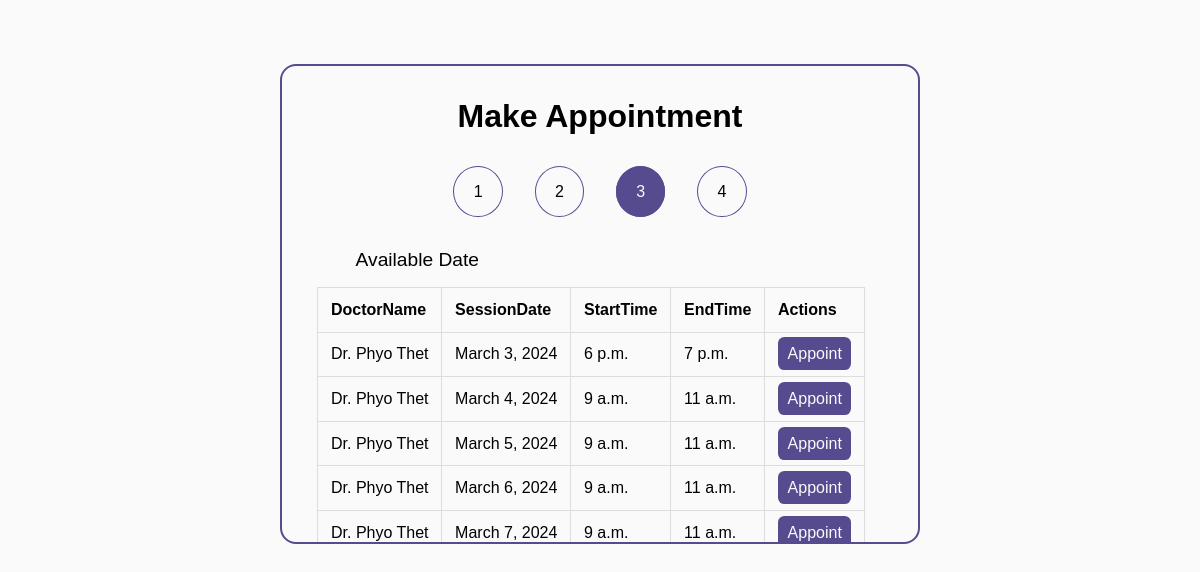
The page /appointment/1/ on the database as committed earlier.
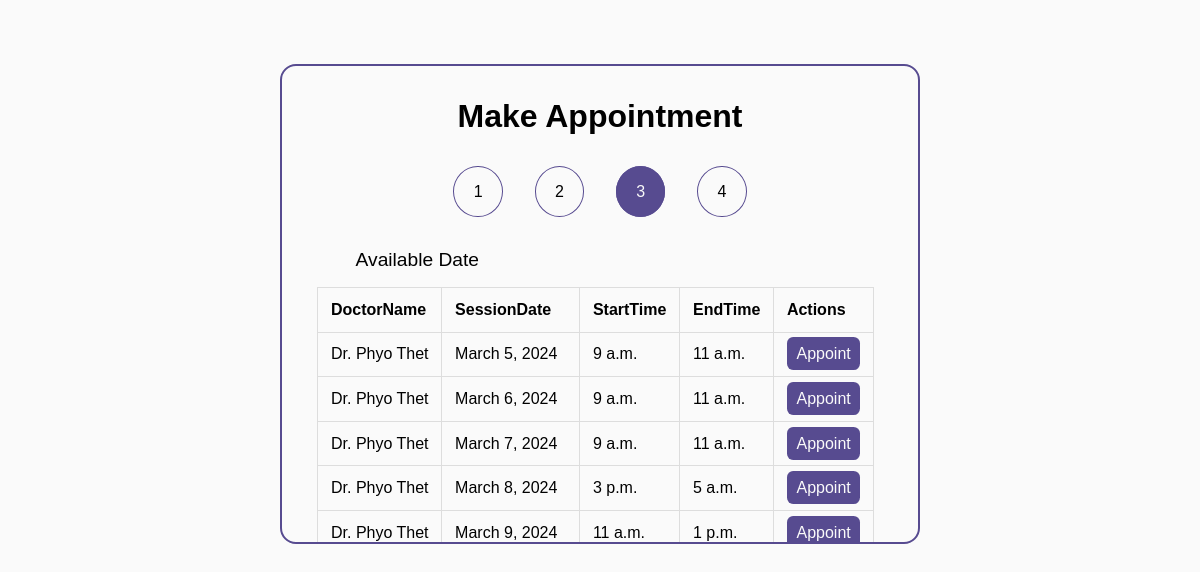
The same page on the database as committed later.
### patients/models.py (models this page shows, shortened)
class Schedule(models.Model):
    ScheduleID = models.AutoField(primary_key=True)
    Doctor = models.ForeignKey(Doctor, on_delete=models.CASCADE)
    ScheduleDate = models.DateField(null=True, blank=True)
    ScheduleStartTime = models.TimeField()
    ScheduleEndTime = models.TimeField()
    MaxPatient = models.PositiveIntegerField()

class Doctor(models.Model):
    DoctorID = models.AutoField(primary_key= True)
    DoctorImg = models.ImageField(upload_to='uploads',default='a.png')
    DoctorName = models.CharField(max_length=50)
    DoctorMail =models.EmailField(max_length=50)
    DoctorPwd = models.CharField(max_length=50)
    DoctorPh = models.CharField(max_length=50)
    Department = models.ForeignKey(Department, on_delete=models.CASCADE)
    class Meta:
        verbose_name_plural = 'Doctors'
    def __str__(self):
        return self.DoctorName

### patients/views.py (the view)
# urls.py: path('appointment/<int:DoctorID>/',views.appointment_view,name='appointment_view'),
def appointment_view(request, DoctorID):
    data = Schedule.objects.filter(Doctor=DoctorID)
    if data:
        return render(request, 'stage3.html', {'schedule': data})
    else:
        return render(request,'nostage3.html',{'schedule':data})

### templates/stage3.html (shortened to what this page needs)
<!DOCTYPE html>
{% load static %}
<html lang="en">
<head>
    <link rel="stylesheet" href="{%static '/css/home.css'%}" />
</head>
<body>
    <div class="appoint-section">
        <p class="header">
            Make Appointment
        </p>
        <p class="action-section">
        <ul class="action-list">
            <li class="actions"><a class="action">1</a></li>
            <li class="actions"><a class="action">2</a></li>
            <li class="actions"><a class="action active-action">3</a></li>
            <li class="actions"><a class="action">4</a></li>
        </ul>
        </p>
       <p class="sub-header-section">
            <span class="subheader">Available Date</span>
        </p>
        <div class="session-section">
            <table class="table">
                <thead>
                    <tr>
                        <th>DoctorName</th>
                        <th>SessionDate</th>
                        <th>StartTime</th>
                        <th>EndTime</th>
                        <th>Actions</th>
                    </tr>
                </thead>
                <tbody>
                     {% for x in schedule %}
                    <tr>
                        <td>{{x.Doctor}}</td>
                        <td>{{x.ScheduleDate}}</td>
                        <td>{{x.ScheduleStartTime}}</td>
                        <td>{{x.ScheduleEndTime}}</td>
                        <td><a href="/tokenfun/{{x.ScheduleID}}" class="search-btn">Appoint</a></td>
                    </tr>
                {% endfor %}
                </tbody>
            </table>
        </div>
    </div>
</body>
</html>

### patients/static/css/home.css (style rules this page uses)
* { padding: 0; margin: 0; box-sizing: border-box; }
body { background-color: #fafafa; font-family: "Work Sans", sans-serif; }
.appoint-section { margin: 4rem auto; padding: 2rem; border: 2px solid #574b90; width: 40rem; height: 30rem; border-radius: 1rem; overflow: auto; }
.header { text-align: center; font-size: 2rem; font-weight: 600; margin-bottom: 1.8rem; }
.action-list { display: flex; gap: 2rem; justify-content: center; align-items: center; margin-top: 3rem; }
.actions { list-style-type: none; }
.active-action { color: #fafafa; background-color: #574b90; padding: 1.2rem; border-radius: 50%; }
.action { border: 1px solid #574b90; padding: 1rem 1.2rem; border-radius: 50%; cursor: pointer; }
::placeholder { font-size: 0.8rem; }
table, td, th { border: 1px solid #ddd; text-align: left; }
table { border-collapse: collapse; }
th, td { padding: 0.8rem; }
.sub-header-section { margin: 2rem 2rem 0 1.6rem; padding: 1rem; }
.subheader { font-size: 1.2rem; }
.session-section { margin-left: 0.2rem; }

Rows that differ between the two databases and show on the page:
removed Schedule: Doctor "Dr. Phyo Thet", ScheduleDate "March 3, 2024", ScheduleStartTime "6 p.m.", ScheduleEndTime "7 p.m."
removed Schedule: Doctor "Dr. Phyo Thet", ScheduleDate "March 4, 2024", ScheduleStartTime "9 a.m.", ScheduleEndTime "11 a.m."
added Schedule: Doctor "Dr. Phyo Thet", ScheduleDate "March 8, 2024", ScheduleStartTime "3 p.m.", ScheduleEndTime "5 a.m."
added Schedule: Doctor "Dr. Phyo Thet", ScheduleDate "March 9, 2024", ScheduleStartTime "11 a.m.", ScheduleEndTime "1 p.m."
